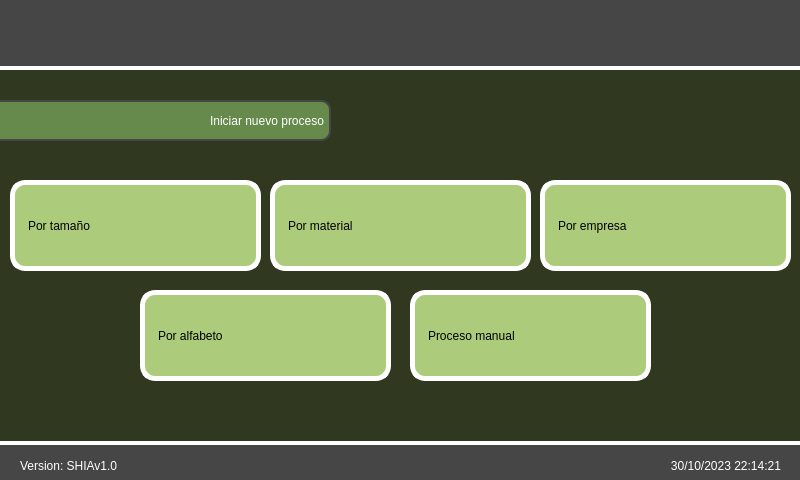
<?xml version="1.0" encoding="UTF-8"?>
<ui version="4.0">
 <class>Form</class>
 <widget class="QWidget" name="Form">
  <property name="geometry">
   <rect>
    <x>0</x>
    <y>0</y>
    <width>800</width>
    <height>480</height>
   </rect>
  </property>
  <property name="windowTitle">
   <string>Form</string>
  </property>
  <property name="styleSheet">
   <string notr="true">background-color: rgb(182, 255, 255);</string>
  </property>
  <widget class="QLabel" name="label">
   <property name="geometry">
    <rect>
     <x>0</x>
     <y>0</y>
     <width>801</width>
     <height>71</height>
    </rect>
   </property>
   <property name="styleSheet">
    <string notr="true">background-color: #464646;
border-bottom: 5px solid #fff;</string>
   </property>
   <property name="text">
    <string/>
   </property>
  </widget>
  <widget class="QLabel" name="label_2">
   <property name="geometry">
    <rect>
     <x>0</x>
     <y>440</y>
     <width>801</width>
     <height>41</height>
    </rect>
   </property>
   <property name="styleSheet">
    <string notr="true">background-color: #464646;
border-top: 5px solid #fff;</string>
   </property>
   <property name="text">
    <string/>
   </property>
  </widget>
  <widget class="QLabel" name="label_3">
   <property name="geometry">
    <rect>
     <x>0</x>
     <y>70</y>
     <width>801</width>
     <height>371</height>
    </rect>
   </property>
   <property name="styleSheet">
    <string notr="true">background-color: #30391f;</string>
   </property>
   <property name="text">
    <string/>
   </property>
  </widget>
  <widget class="QLabel" name="label_5">
   <property name="geometry">
    <rect>
     <x>20</x>
     <y>450</y>
     <width>141</width>
     <height>31</height>
    </rect>
   </property>
   <property name="styleSheet">
    <string notr="true">background-color: none;
color: rgb(255, 255, 255);
font:10pt &quot;Franklin Gothic Medium&quot;;</string>
   </property>
   <property name="text">
    <string>Version: SHIAv1.0</string>
   </property>
  </widget>
  <widget class="QLabel" name="lbl_wifi">
   <property name="geometry">
    <rect>
     <x>560</x>
     <y>450</y>
     <width>21</width>
     <height>21</height>
    </rect>
   </property>
   <property name="styleSheet">
    <string notr="true">background-color: none;</string>
   </property>
   <property name="text">
    <string/>
   </property>
   <property name="pixmap">
    <pixmap>../img/wifi.png</pixmap>
   </property>
   <property name="scaledContents">
    <bool>true</bool>
   </property>
  </widget>
  <widget class="QLabel" name="lbl_socket">
   <property name="geometry">
    <rect>
     <x>520</x>
     <y>450</y>
     <width>21</width>
     <height>21</height>
    </rect>
   </property>
   <property name="styleSheet">
    <string notr="true">background-color: none;</string>
   </property>
   <property name="text">
    <string/>
   </property>
   <property name="pixmap">
    <pixmap>../img/sin-conexion.png</pixmap>
   </property>
   <property name="scaledContents">
    <bool>true</bool>
   </property>
  </widget>
  <widget class="QLabel" name="lbl_date_time">
   <property name="geometry">
    <rect>
     <x>600</x>
     <y>450</y>
     <width>181</width>
     <height>31</height>
    </rect>
   </property>
   <property name="styleSheet">
    <string notr="true">background-color: none;
color: rgb(255, 255, 255);
font:12pt &quot;Franklin Gothic Medium&quot;;</string>
   </property>
   <property name="text">
    <string>30/10/2023 22:14:21</string>
   </property>
   <property name="alignment">
    <set>Qt::AlignRight|Qt::AlignTrailing|Qt::AlignVCenter</set>
   </property>
  </widget>
  <widget class="QLabel" name="label_8">
   <property name="geometry">
    <rect>
     <x>-490</x>
     <y>100</y>
     <width>821</width>
     <height>41</height>
    </rect>
   </property>
   <property name="styleSheet">
    <string notr="true">font: 18pt &quot;Franklin Gothic Demi&quot;;
padding: 2px;
color: rgb(255, 255, 255);
border-radius:10px;
border:2px solid #464646;
background-color: #668a4c;</string>
   </property>
   <property name="text">
    <string>Iniciar nuevo proceso</string>
   </property>
   <property name="alignment">
    <set>Qt::AlignRight|Qt::AlignTrailing|Qt::AlignVCenter</set>
   </property>
  </widget>
  <widget class="QLabel" name="lbl_size1">
   <property name="geometry">
    <rect>
     <x>10</x>
     <y>180</y>
     <width>251</width>
     <height>91</height>
    </rect>
   </property>
   <property name="styleSheet">
    <string notr="true">background-color: #accc7b;
color: rgb(0, 0, 0);
border-radius: 15px;
border: 5px solid #fff;
font: 16pt &quot;Franklin Gothic Medium&quot;;
padding-left: 10px;</string>
   </property>
   <property name="text">
    <string>Por tamaño</string>
   </property>
  </widget>
  <widget class="QLabel" name="lbl_type1">
   <property name="geometry">
    <rect>
     <x>270</x>
     <y>180</y>
     <width>261</width>
     <height>91</height>
    </rect>
   </property>
   <property name="styleSheet">
    <string notr="true">background-color: #accc7b;
color: rgb(0, 0, 0);
border-radius: 15px;
border: 5px solid #fff;
font: 16pt &quot;Franklin Gothic Medium&quot;;
padding-left: 10px;</string>
   </property>
   <property name="text">
    <string>Por material</string>
   </property>
  </widget>
  <widget class="QLabel" name="lbl_alphabet1">
   <property name="geometry">
    <rect>
     <x>140</x>
     <y>290</y>
     <width>251</width>
     <height>91</height>
    </rect>
   </property>
   <property name="styleSheet">
    <string notr="true">background-color: #accc7b;
color: rgb(0, 0, 0);
border-radius: 15px;
border: 5px solid #fff;
font: 16pt &quot;Franklin Gothic Medium&quot;;
padding-left: 10px;</string>
   </property>
   <property name="text">
    <string>Por alfabeto</string>
   </property>
  </widget>
  <widget class="QLabel" name="lbl_enterprises1">
   <property name="geometry">
    <rect>
     <x>540</x>
     <y>180</y>
     <width>251</width>
     <height>91</height>
    </rect>
   </property>
   <property name="styleSheet">
    <string notr="true">background-color: #accc7b;
color: rgb(0, 0, 0);
border-radius: 15px;
border: 5px solid #fff;
font: 16pt &quot;Franklin Gothic Medium&quot;;
padding-left: 10px;</string>
   </property>
   <property name="text">
    <string>Por empresa</string>
   </property>
  </widget>
  <widget class="QLabel" name="lbl_size2">
   <property name="geometry">
    <rect>
     <x>140</x>
     <y>180</y>
     <width>111</width>
     <height>91</height>
    </rect>
   </property>
   <property name="styleSheet">
    <string notr="true">background-color: none;</string>
   </property>
   <property name="text">
    <string/>
   </property>
   <property name="pixmap">
    <pixmap>../img/tamano.png</pixmap>
   </property>
   <property name="scaledContents">
    <bool>false</bool>
   </property>
   <property name="alignment">
    <set>Qt::AlignCenter</set>
   </property>
  </widget>
  <widget class="QLabel" name="lbl_type2">
   <property name="geometry">
    <rect>
     <x>420</x>
     <y>190</y>
     <width>101</width>
     <height>71</height>
    </rect>
   </property>
   <property name="styleSheet">
    <string notr="true">background-color: none;</string>
   </property>
   <property name="text">
    <string/>
   </property>
   <property name="pixmap">
    <pixmap>../img/material.png</pixmap>
   </property>
   <property name="scaledContents">
    <bool>false</bool>
   </property>
   <property name="alignment">
    <set>Qt::AlignCenter</set>
   </property>
  </widget>
  <widget class="QLabel" name="lbl_enterprises2">
   <property name="geometry">
    <rect>
     <x>680</x>
     <y>190</y>
     <width>111</width>
     <height>71</height>
    </rect>
   </property>
   <property name="styleSheet">
    <string notr="true">background-color: none;</string>
   </property>
   <property name="text">
    <string/>
   </property>
   <property name="pixmap">
    <pixmap>../img/empresa.png</pixmap>
   </property>
   <property name="scaledContents">
    <bool>false</bool>
   </property>
   <property name="alignment">
    <set>Qt::AlignCenter</set>
   </property>
  </widget>
  <widget class="QLabel" name="label_17">
   <property name="geometry">
    <rect>
     <x>780</x>
     <y>380</y>
     <width>161</width>
     <height>141</height>
    </rect>
   </property>
   <property name="styleSheet">
    <string notr="true">background-color: none;</string>
   </property>
   <property name="text">
    <string/>
   </property>
   <property name="pixmap">
    <pixmap>../img/empresa.png</pixmap>
   </property>
   <property name="scaledContents">
    <bool>false</bool>
   </property>
   <property name="alignment">
    <set>Qt::AlignCenter</set>
   </property>
  </widget>
  <widget class="QLabel" name="lbl_alphabet2">
   <property name="geometry">
    <rect>
     <x>280</x>
     <y>300</y>
     <width>111</width>
     <height>71</height>
    </rect>
   </property>
   <property name="styleSheet">
    <string notr="true">background-color: none;</string>
   </property>
   <property name="text">
    <string/>
   </property>
   <property name="pixmap">
    <pixmap>../img/ordenar.png</pixmap>
   </property>
   <property name="scaledContents">
    <bool>false</bool>
   </property>
   <property name="alignment">
    <set>Qt::AlignCenter</set>
   </property>
  </widget>
  <widget class="QLabel" name="lbl_manual">
   <property name="geometry">
    <rect>
     <x>410</x>
     <y>290</y>
     <width>241</width>
     <height>91</height>
    </rect>
   </property>
   <property name="styleSheet">
    <string notr="true">background-color: #accc7b;
color: rgb(0, 0, 0);
border-radius: 15px;
border: 5px solid #fff;
font: 16pt &quot;Franklin Gothic Medium&quot;;
padding-left: 10px;</string>
   </property>
   <property name="text">
    <string>Proceso manual</string>
   </property>
   <property name="alignment">
    <set>Qt::AlignLeading|Qt::AlignLeft|Qt::AlignVCenter</set>
   </property>
  </widget>
  <widget class="QLabel" name="lbl_alphabet2_2">
   <property name="geometry">
    <rect>
     <x>590</x>
     <y>300</y>
     <width>61</width>
     <height>71</height>
    </rect>
   </property>
   <property name="styleSheet">
    <string notr="true">background-color: none;</string>
   </property>
   <property name="text">
    <string/>
   </property>
   <property name="pixmap">
    <pixmap>../img/manual.png</pixmap>
   </property>
   <property name="scaledContents">
    <bool>false</bool>
   </property>
   <property name="alignment">
    <set>Qt::AlignCenter</set>
   </property>
  </widget>
  <widget class="QLabel" name="lbl_size2_2">
   <property name="geometry">
    <rect>
     <x>10</x>
     <y>10</y>
     <width>91</width>
     <height>51</height>
    </rect>
   </property>
   <property name="styleSheet">
    <string notr="true">background-color: none;</string>
   </property>
   <property name="text">
    <string/>
   </property>
   <property name="pixmap">
    <pixmap>../img/logo.png</pixmap>
   </property>
   <property name="scaledContents">
    <bool>true</bool>
   </property>
   <property name="alignment">
    <set>Qt::AlignCenter</set>
   </property>
  </widget>
 </widget>
 <resources/>
 <connections/>
</ui>
